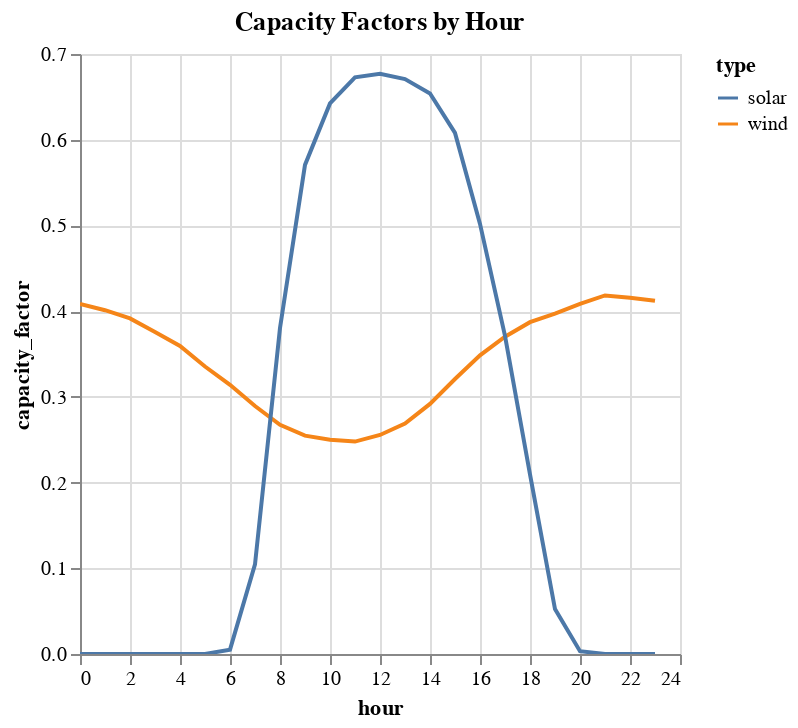

Source (notebook cell):
### Code cell
cf_by_hour = (
    df3.group_by(pl.col("datetime").dt.hour().alias("hour"), "type")
    .mean()
    .sort("hour")
    .drop("datetime")
)
cf_by_hour.plot.line(x="hour", y="capacity_factor", color="type").properties(
    title="Capacity Factors by Hour"
)

### Figure 1 — Vega-Lite specification as saved in the notebook (floating-point values rounded to 4 significant figures)
{"config": {"view": {"continuousWidth": 300, "continuousHeight": 300}}, "data": {"name": "data-27777a715256da4cf9b1acb76e12709c"}, "mark": {"type": "line", "tooltip": true}, "encoding": {"color": {"field": "type", "type": "nominal"}, "x": {"field": "hour", "type": "quantitative"}, "y": {"field": "capacity_factor", "type": "quantitative"}}, "params": [{"name": "param_1", "select": {"type": "interval", "encodings": ["x", "y"]}, "bind": "scales"}], "title": "Capacity Factors by Hour", "$schema": "https://vega.github.io/schema/vega-lite/v5.20.1.json", "datasets": {"data-27777a715256da4cf9b1acb76e12709c": [{"hour": 0, "type": "wind", "capacity_factor": 0.4084}, {"hour": 0, "type": "solar", "capacity_factor": 0.0}, {"hour": 1, "type": "solar", "capacity_factor": 0.0}, {"hour": 1, "type": "wind", "capacity_factor": 0.4011}, {"hour": 2, "type": "wind", "capacity_factor": 0.3915}, {"hour": 2, "type": "solar", "capacity_factor": 0.0}, {"hour": 3, "type": "wind", "capacity_factor": 0.3758}, {"hour": 3, "type": "solar", "capacity_factor": 0.0}, {"hour": 4, "type": "solar", "capacity_factor": 0.0}, {"hour": 4, "type": "wind", "capacity_factor": 0.3594}, {"hour": 5, "type": "solar", "capacity_factor": 0.0}, {"hour": 5, "type": "wind", "capacity_factor": 0.3354}, {"hour": 6, "type": "solar", "capacity_factor": 0.005034}, {"hour": 6, "type": "wind", "capacity_factor": 0.3141}, {"hour": 7, "type": "wind", "capacity_factor": 0.2893}, {"hour": 7, "type": "solar", "capacity_factor": 0.1045}, {"hour": 8, "type": "solar", "capacity_factor": 0.3804}, {"hour": 8, "type": "wind", "capacity_factor": 0.2675}, {"hour": 9, "type": "wind", "capacity_factor": 0.2548}, {"hour": 9, "type": "solar", "capacity_factor": 0.5706}, {"hour": 10, "type": "wind", "capacity_factor": 0.25}, {"hour": 10, "type": "solar", "capacity_factor": 0.6423}, {"hour": 11, "type": "wind", "capacity_factor": 0.2478}, {"hour": 11, "type": "solar", "capacity_factor": 0.6729}, {"hour": 12, "type": "solar", "capacity_factor": 0.6769}, {"hour": 12, "type": "wind", "capacity_factor": 0.2556}, {"hour": 13, "type": "wind", "capacity_factor": 0.269}, {"hour": 13, "type": "solar", "capacity_factor": 0.6708}, {"hour": 14, "type": "wind", "capacity_factor": 0.2918}, {"hour": 14, "type": "solar", "capacity_factor": 0.654}, {"hour": 15, "type": "solar", "capacity_factor": 0.608}, {"hour": 15, "type": "wind", "capacity_factor": 0.3209}, {"hour": 16, "type": "solar", "capacity_factor": 0.5017}, {"hour": 16, "type": "wind", "capacity_factor": 0.3485}, {"hour": 17, "type": "solar", "capacity_factor": 0.3712}, {"hour": 17, "type": "wind", "capacity_factor": 0.3702}, {"hour": 18, "type": "solar", "capacity_factor": 0.2095}, {"hour": 18, "type": "wind", "capacity_factor": 0.3871}, {"hour": 19, "type": "wind", "capacity_factor": 0.3971}, {"hour": 19, "type": "solar", "capacity_factor": 0.05236}, {"hour": 20, "type": "wind", "capacity_factor": 0.4085}, {"hour": 20, "type": "solar", "capacity_factor": 0.003288}, {"hour": 21, "type": "solar", "capacity_factor": 2.827e-05}, {"hour": 21, "type": "wind", "capacity_factor": 0.4183}, {"hour": 22, "type": "solar", "capacity_factor": 0.0}, {"hour": 22, "type": "wind", "capacity_factor": 0.4156}, {"hour": 23, "type": "wind", "capacity_factor": 0.4121}, {"hour": 23, "type": "solar", "capacity_factor": 0.0}]}}
